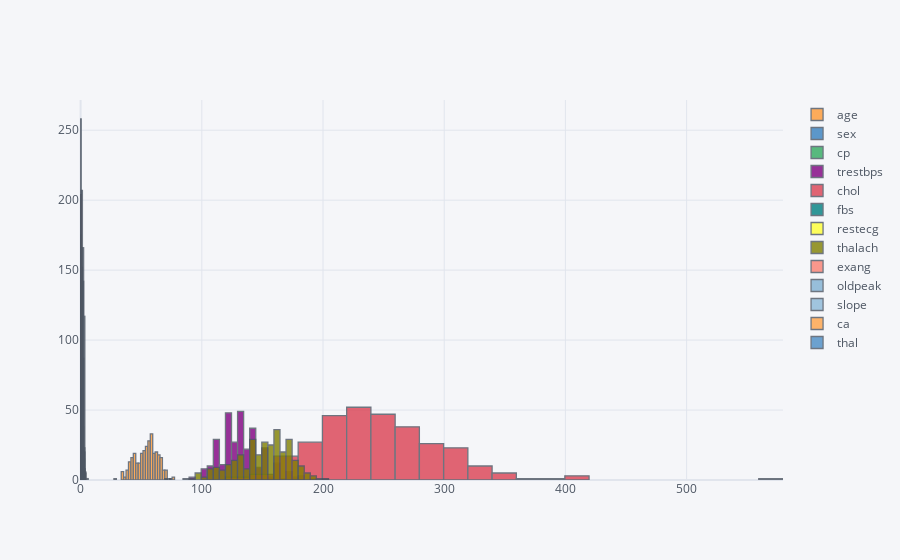

Notebook code for this chart:
### Code cell
df0[numerical].iplot(kind='hist');

### Figure 1 — Plotly figure (JSON) as saved in the notebook; plotly's stock layout.template omitted (floating-point values rounded to 4 significant figures; data arrays with more than 128 entries replaced by an {"elided": "..."} marker saying what was removed)
{"data": [{"histfunc": "count", "histnorm": "", "marker": {"color": "rgba(255, 153, 51, 1.0)", "line": {"color": "#4D5663", "width": 1.3}}, "name": "age", "opacity": 0.8, "orientation": "v", "type": "histogram", "x": {"elided": "303 int values"}}, {"histfunc": "count", "histnorm": "", "marker": {"color": "rgba(55, 128, 191, 1.0)", "line": {"color": "#4D5663", "width": 1.3}}, "name": "sex", "opacity": 0.8, "orientation": "v", "type": "histogram", "x": {"elided": "303 int values"}}, {"histfunc": "count", "histnorm": "", "marker": {"color": "rgba(50, 171, 96, 1.0)", "line": {"color": "#4D5663", "width": 1.3}}, "name": "cp", "opacity": 0.8, "orientation": "v", "type": "histogram", "x": {"elided": "303 int values"}}, {"histfunc": "count", "histnorm": "", "marker": {"color": "rgba(128, 0, 128, 1.0)", "line": {"color": "#4D5663", "width": 1.3}}, "name": "trestbps", "opacity": 0.8, "orientation": "v", "type": "histogram", "x": {"elided": "303 int values"}}, {"histfunc": "count", "histnorm": "", "marker": {"color": "rgba(219, 64, 82, 1.0)", "line": {"color": "#4D5663", "width": 1.3}}, "name": "chol", "opacity": 0.8, "orientation": "v", "type": "histogram", "x": {"elided": "303 int values"}}, {"histfunc": "count", "histnorm": "", "marker": {"color": "rgba(0, 128, 128, 1.0)", "line": {"color": "#4D5663", "width": 1.3}}, "name": "fbs", "opacity": 0.8, "orientation": "v", "type": "histogram", "x": {"elided": "303 int values"}}, {"histfunc": "count", "histnorm": "", "marker": {"color": "rgba(255, 255, 51, 1.0)", "line": {"color": "#4D5663", "width": 1.3}}, "name": "restecg", "opacity": 0.8, "orientation": "v", "type": "histogram", "x": {"elided": "303 int values"}}, {"histfunc": "count", "histnorm": "", "marker": {"color": "rgba(128, 128, 0, 1.0)", "line": {"color": "#4D5663", "width": 1.3}}, "name": "thalach", "opacity": 0.8, "orientation": "v", "type": "histogram", "x": {"elided": "303 int values"}}, {"histfunc": "count", "histnorm": "", "marker": {"color": "rgba(251, 128, 114, 1.0)", "line": {"color": "#4D5663", "width": 1.3}}, "name": "exang", "opacity": 0.8, "orientation": "v", "type": "histogram", "x": {"elided": "303 int values"}}, {"histfunc": "count", "histnorm": "", "marker": {"color": "rgba(128, 177, 211, 1.0)", "line": {"color": "#4D5663", "width": 1.3}}, "name": "oldpeak", "opacity": 0.8, "orientation": "v", "type": "histogram", "x": {"elided": "303 float values"}}, {"histfunc": "count", "histnorm": "", "marker": {"color": "rgba(128, 177, 211, 0.8999999999999999)", "line": {"color": "#4D5663", "width": 1.3}}, "name": "slope", "opacity": 0.8, "orientation": "v", "type": "histogram", "x": {"elided": "303 int values"}}, {"histfunc": "count", "histnorm": "", "marker": {"color": "rgba(255, 153, 51, 0.8999999999999999)", "line": {"color": "#4D5663", "width": 1.3}}, "name": "ca", "opacity": 0.8, "orientation": "v", "type": "histogram", "x": {"elided": "303 int values"}}, {"histfunc": "count", "histnorm": "", "marker": {"color": "rgba(55, 128, 191, 0.8999999999999999)", "line": {"color": "#4D5663", "width": 1.3}}, "name": "thal", "opacity": 0.8, "orientation": "v", "type": "histogram", "x": {"elided": "303 int values"}}], "layout": {"barmode": "overlay", "legend": {"bgcolor": "#F5F6F9", "font": {"color": "#4D5663"}}, "paper_bgcolor": "#F5F6F9", "plot_bgcolor": "#F5F6F9", "title": {"font": {"color": "#4D5663"}}, "xaxis": {"gridcolor": "#E1E5ED", "showgrid": true, "tickfont": {"color": "#4D5663"}, "title": {"font": {"color": "#4D5663"}, "text": ""}, "zerolinecolor": "#E1E5ED"}, "yaxis": {"gridcolor": "#E1E5ED", "showgrid": true, "tickfont": {"color": "#4D5663"}, "title": {"font": {"color": "#4D5663"}, "text": ""}, "zerolinecolor": "#E1E5ED"}}}
